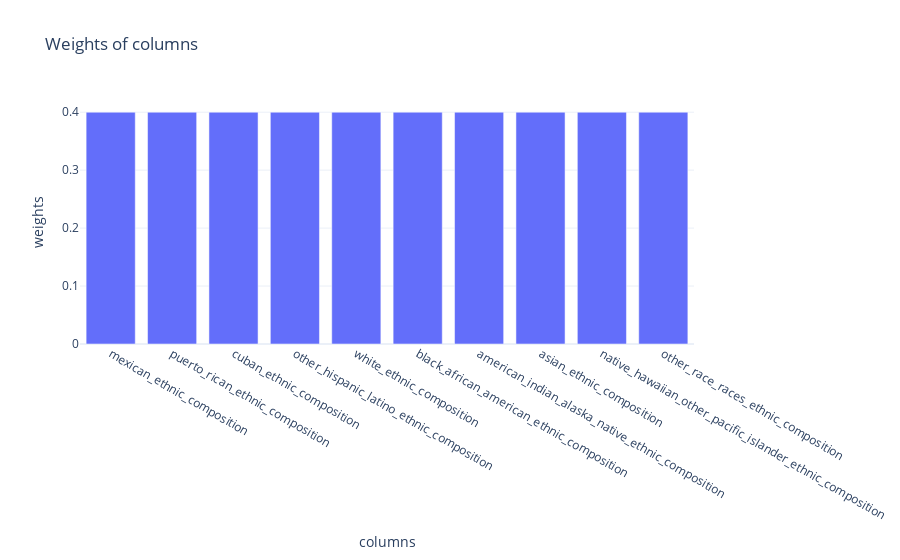

Notebook code for this chart:
### Code cell
# this should yield the same ordering as the next cell

new_f = FipsQuery(33011, feature_groups_with_weights={"ethnic_composition" : 4}, top = 20)
new_f.find_euclidean_kins()
df = new_f.euclidean_kins
display(new_f.plot_weights())
display(df.head())

### Figure 1 — Plotly figure (JSON) as saved in the notebook; plotly's stock layout.template omitted (floating-point values rounded to 4 significant figures)
{"data": [{"type": "bar", "x": ["mexican_ethnic_composition", "puerto_rican_ethnic_composition", "cuban_ethnic_composition", "other_hispanic_latino_ethnic_composition", "white_ethnic_composition", "black_african_american_ethnic_composition", "american_indian_alaska_native_ethnic_composition", "asian_ethnic_composition", "native_hawaiian_other_pacific_islander_ethnic_composition", "other_race_races_ethnic_composition"], "y": [0.4, 0.4, 0.4, 0.4, 0.4, 0.4, 0.4, 0.4, 0.4, 0.4]}], "layout": {"title": {"text": "Weights of columns"}, "xaxis": {"title": {"text": "columns"}}, "yaxis": {"title": {"text": "weights"}}}}
